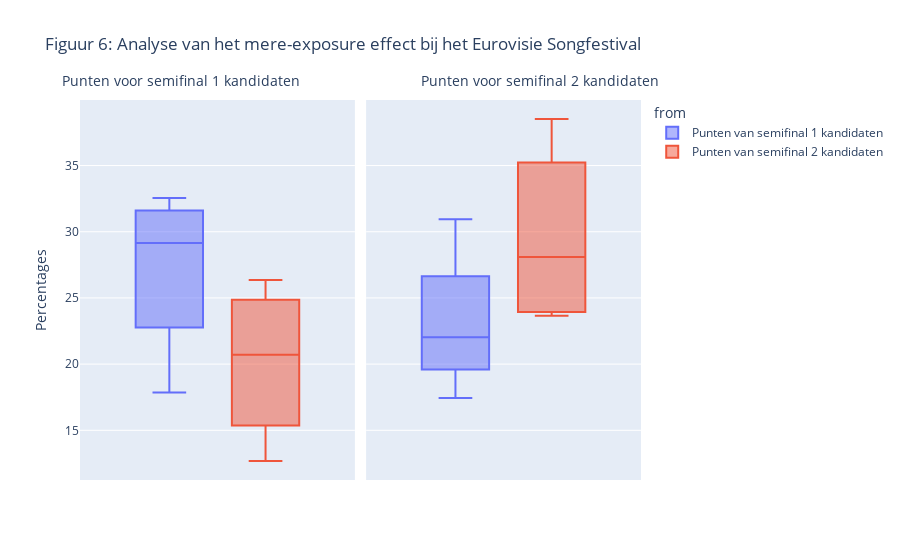

The notebook cell this image was saved under:
### Markdown cell above
Bovenstaand figuur toont aan dat er meer punten toegekend worden aan landen met queer artiesten. Zes procent van alle deelnemers is openlijk queer, maar van alle winnaars is dit zestig procent. Hieruit blijkt dat er een positieve correlatie is tussen queerness van een artiest en het aantal stemmen dat dat land krijgt. De stemming wordt dus beïnvloedt door overige, niet culturele factoren.

### Code cell
for i in range(2016, 2020):
    candidates_sf1 = euro_df[(euro_df.Edition == '{i}sf1'.format(i=i)) & (euro_df['Jury or Televoting'] == 'T')]['From country']
    sf1 = list(set(candidates_sf1))

    candidates_sf2 = euro_df[(euro_df.Edition== '{i}sf2'.format(i=i)) & (euro_df['Jury or Televoting'] == 'T')]['From country']
    sf2 = list(set(candidates_sf2))


    sf1_to_sf1 = euro_df[(euro_df['From country'].isin(sf1)) & (euro_df.Edition =='{i}f'.format(i=i)) & (euro_df['To country'].isin(sf1))]['Points']
    s11 = sf1_to_sf1.sum()

    sf1_to_sf2 = euro_df[(euro_df['From country'].isin(sf1)) & (euro_df['To country'].isin(sf2)) & (euro_df.Edition=='{i}f'.format(i=i))]['Points']
    s12 = sf1_to_sf2.sum()

    sf2_to_sf2 = euro_df[(euro_df['From country'].isin(sf2)) & (euro_df['To country'].isin(sf2)) & (euro_df.Edition=='{i}f'.format(i=i))]['Points']
    s22 = sf2_to_sf2.sum()

    sf2_to_sf1 = euro_df[(euro_df['From country'].isin(sf2)) & (euro_df['To country'].isin(sf1)) & (euro_df.Edition=='{i}f'.format(i=i))]['Points']
    s21 = sf2_to_sf1.sum()
   
    all_points = sum([s11,s12,s21,s22])
    percentages = [s11/all_points*100, s12/all_points*100, s21/all_points*100, s22/all_points*100]

details = {
    'Year' : ['2016','2016','2016','2016', '2017', '2017', '2017', '2017', '2018', '2018', '2018', '2018', '2019', '2019', '2019', '2019'],
    'from': ['T', 'T', 'F', 'F','T', 'T', 'F', 'F','T', 'T', 'F', 'F','T', 'T', 'F', 'F'],
    'to': ['T', 'F', 'T', 'F','T', 'F','T', 'F','T', 'F','T', 'F','T', 'F','T', 'F'],
    'Percentages' : [27.66830870279146, 22.33169129720854, 18.041871921182263, 31.958128078817733, 32.55336617405583, 17.446633825944172, 26.354679802955665, 23.645320197044335, 30.64449917898194, 21.736453201970445, 23.37848932676519, 24.24055829228243, 17.857142857142858, 30.94525235243798, 12.681779298545765, 38.51582549187339]
}
 
# creating a Dataframe object
df = pd.DataFrame(details)

fig = px.box(df, y='Percentages', 
             color='from', 
             facet_col='to', 
             facet_col_wrap=2, 
             title = 'Figuur 6: Analyse van het mere-exposure effect bij het Eurovisie Songfestival')

# Update the layout with new subplot titles
fig.update_traces(
    legendgroup='from',
    name='Punten van semifinal 1 kandidaten',
    selector=dict(name='T')
)

fig.update_traces(
    legendgroup='from',
    name='Punten van semifinal 2 kandidaten',
    selector=dict(name='F')
)
fig.update_layout(
    annotations=[
        dict(
            x=0.18,
            y=1.02,
            xref='paper',
            yref='paper',
            text='Punten voor semifinal 1 kandidaten',
            showarrow=False,
            font=dict(size=14)
        ),
        dict(
            x=0.82,
            y=1.02,
            xref='paper',
            yref='paper',
            text='Punten voor semifinal 2 kandidaten',
            showarrow=False,
            font=dict(size=14)
        )
    ]
)
fig.show()

### Figure 1 — Plotly figure (JSON) as saved in the notebook; plotly's stock layout.template omitted (floating-point values rounded to 4 significant figures)
{"data": [{"alignmentgroup": "True", "hovertemplate": "from=T<br>to=T<br>Percentages=%{y}<extra></extra>", "legendgroup": "from", "marker": {"color": "#636efa"}, "name": "Punten van semifinal 1 kandidaten", "notched": false, "offsetgroup": "T", "orientation": "v", "showlegend": true, "type": "box", "x0": " ", "xaxis": "x", "y": [27.67, 32.55, 30.64, 17.86], "y0": " ", "yaxis": "y"}, {"alignmentgroup": "True", "hovertemplate": "from=T<br>to=F<br>Percentages=%{y}<extra></extra>", "legendgroup": "from", "marker": {"color": "#636efa"}, "name": "Punten van semifinal 1 kandidaten", "notched": false, "offsetgroup": "T", "orientation": "v", "showlegend": false, "type": "box", "x0": " ", "xaxis": "x2", "y": [22.33, 17.45, 21.74, 30.95], "y0": " ", "yaxis": "y2"}, {"alignmentgroup": "True", "hovertemplate": "from=F<br>to=T<br>Percentages=%{y}<extra></extra>", "legendgroup": "from", "marker": {"color": "#EF553B"}, "name": "Punten van semifinal 2 kandidaten", "notched": false, "offsetgroup": "F", "orientation": "v", "showlegend": true, "type": "box", "x0": " ", "xaxis": "x", "y": [18.04, 26.35, 23.38, 12.68], "y0": " ", "yaxis": "y"}, {"alignmentgroup": "True", "hovertemplate": "from=F<br>to=F<br>Percentages=%{y}<extra></extra>", "legendgroup": "from", "marker": {"color": "#EF553B"}, "name": "Punten van semifinal 2 kandidaten", "notched": false, "offsetgroup": "F", "orientation": "v", "showlegend": false, "type": "box", "x0": " ", "xaxis": "x2", "y": [31.96, 23.65, 24.24, 38.52], "y0": " ", "yaxis": "y2"}], "layout": {"annotations": [{"font": {"size": 14}, "showarrow": false, "text": "Punten voor semifinal 1 kandidaten", "x": 0.18, "xanchor": "center", "xref": "paper", "y": 1.02, "yanchor": "bottom", "yref": "paper"}, {"font": {"size": 14}, "showarrow": false, "text": "Punten voor semifinal 2 kandidaten", "x": 0.82, "xanchor": "center", "xref": "paper", "y": 1.02, "yanchor": "bottom", "yref": "paper"}], "boxmode": "group", "legend": {"title": {"text": "from"}, "tracegroupgap": 0}, "title": {"text": "Figuur 6: Analyse van het mere-exposure effect bij het Eurovisie Songfestival"}, "xaxis": {"anchor": "y", "domain": [0, 0.49]}, "xaxis2": {"anchor": "y2", "domain": [0.51, 1], "matches": "x"}, "yaxis": {"anchor": "x", "domain": [0, 1], "title": {"text": "Percentages"}}, "yaxis2": {"anchor": "x2", "domain": [0, 1], "matches": "y", "showticklabels": false}}}
